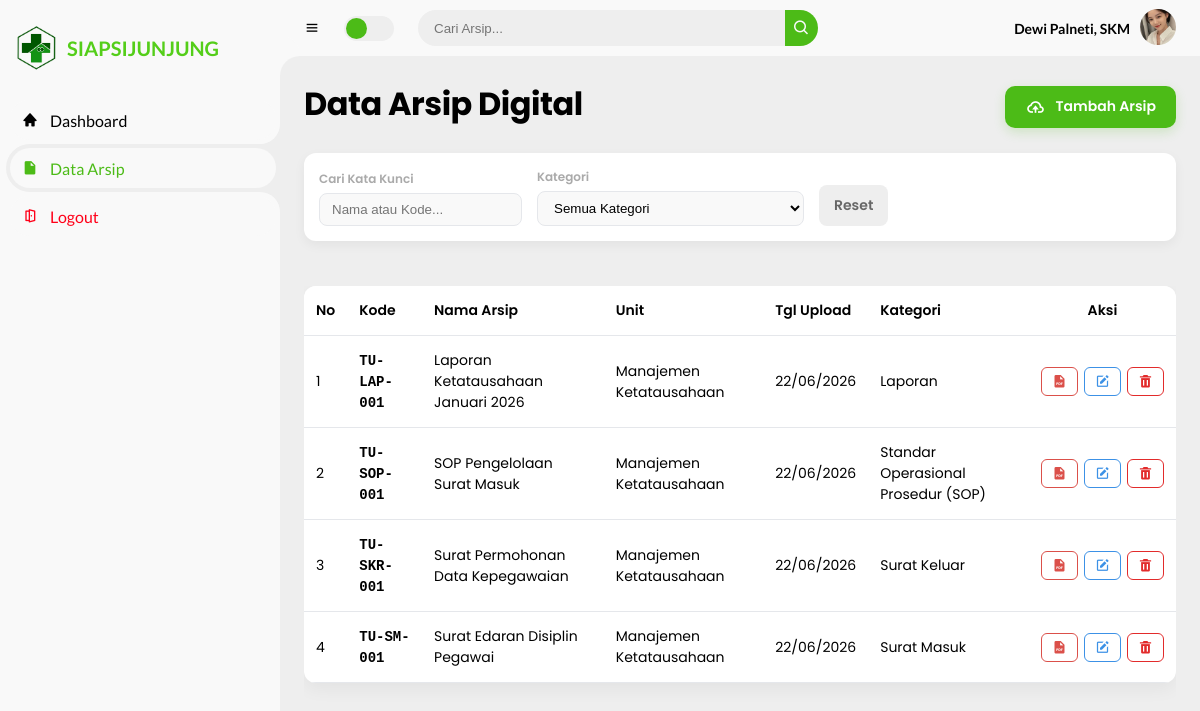
Screenshot of /pages/admin/data_arsip.php (signed in) with the database file from the repository.
### tables this page shows
CREATE TABLE `arsip` (
  `id_arsip` int(11) NOT NULL,
  `kode_arsip` varchar(50) NOT NULL,
  `nama_arsip` varchar(255) NOT NULL,
  `id_kategori` int(11) DEFAULT NULL,
  `id_unit` int(11) DEFAULT NULL,
  `file_arsip` varchar(255) NOT NULL,
  `deskripsi` text DEFAULT NULL,
  `created_at` timestamp NOT NULL DEFAULT current_timestamp()
);

CREATE TABLE `unit_kerja` (
  `id_unit` int(11) NOT NULL,
  `kode_unit` varchar(20) NOT NULL,
  `nama_unit` varchar(100) NOT NULL,
  `penanggung_jawab` varchar(100) NOT NULL,
  `created_at` timestamp NOT NULL DEFAULT current_timestamp()
);

CREATE TABLE `kategori` (
  `id_kategori` int(11) NOT NULL,
  `nama_kategori` varchar(50) NOT NULL,
  `created_at` timestamp NOT NULL DEFAULT current_timestamp()
);

### pages/admin/data_arsip.php (the view, shortened to what this page needs)
<?php
include "../../config/koneksi.php";
$role = $_SESSION['role'];
$id_unit_user = $_SESSION['id_unit'];
$keyword = isset($_GET['search']) ? mysqli_real_escape_string($koneksi, $_GET['search']) : '';
$query_base = "SELECT a.*, u.nama_unit, k.nama_kategori
               FROM arsip a
               LEFT JOIN unit_kerja u ON a.id_unit = u.id_unit
               LEFT JOIN kategori k ON a.id_kategori = k.id_kategori WHERE 1=1";
if ($role !== 'admin' && $role !== 'pimpinan') {
    $query_base .= " AND a.id_unit = '$id_unit_user'";
}
$query_arsip = mysqli_query($koneksi, $query_base . " ORDER BY a.created_at DESC");
?>
<!DOCTYPE html>
<html lang="id">
<head>
    <link rel="stylesheet" href="../../assets/boxicons-2.1.4/css/boxicons.min.css">
    <link rel="stylesheet" href="../../assets/css/style.css">
</head>
<body>
    <?php include '../partials/sidebar.php'; ?>
    <section id="content">
        <?php include '../partials/navbar.php'; ?>
        <main>
            <div class="head-title">
                <div class="left">
                    <h1>Data Arsip Digital</h1>
                </div>
                <?php if ($role !== 'pimpinan') : ?>
                    <a href="arsip_tambah.php" class="btn-add" style="text-decoration: none;"><i class='bx bx-cloud-upload'></i><span class="text">Tambah Arsip</span></a>
                <?php endif; ?>
            </div>
            <form action="" method="GET" class="filter-container" id="filterForm">
                <div class="filter-group">
                    <label>Cari Kata Kunci</label>
                    <input type="text" name="search" id="searchInput" placeholder="Nama atau Kode..." value="<?= htmlspecialchars($keyword); ?>" autocomplete="off">
                </div>
                <div class="filter-group">
                    <label>Kategori</label>
                    <select name="filter_kategori" onchange="this.form.submit()">
                        <option value="">Semua Kategori</option>
                    </select>
                </div>
                <a href="data_arsip.php" class="btn-cancel" style="padding: 10px 15px; text-decoration: none; border-radius: 8px;">Reset</a>
            </form>
            <div class="table-data">
                <div class="order">
                    <table>
                        <thead>
                            <tr>
                                <th>No</th>
                                <th>Kode</th>
                                <th>Nama Arsip</th>
                                <th>Unit</th>
                                <th>Tgl Upload</th>
                                <th>Kategori</th>
                                <th style="text-align: center;">Aksi</th>
                            </tr>
                        </thead>
                        <tbody>
                            <?php if (mysqli_num_rows($query_arsip) > 0) : ?>
                                <?php $no = 1;
                                while ($row = mysqli_fetch_assoc($query_arsip)) : ?>
                                    <tr>
                                        <td><?= $no++; ?></td>
                                        <td><span style="font-family: monospace; font-weight: bold;"><?= $row['kode_arsip']; ?></span></td>
                                        <td><?= htmlspecialchars($row['nama_arsip']); ?></td>
                                        <td><?= $row['nama_unit'] ?? 'GLOBAL'; ?></td>
                                        <td><?= date('d/m/Y', strtotime($row['created_at'])); ?></td>
                                        <td><span><?= $row['nama_kategori']; ?></span></td>
                                        <td style="text-align: center;">
                                            <div class="action-flex-group">
                                                <a href="arsip_view.php?id=<?= $row['id_arsip']; ?>" class="btn-action-view" title="Lihat">
                                                    <i class='bx bxs-file-pdf'></i>
                                                </a>
                                                <?php if ($role !== 'pimpinan') : ?>
                                                    <a href="arsip_edit.php?id=<?= $row['id_arsip']; ?>" class="btn-action-edit" title="Edit">
                                                        <i class='bx bxs-edit'></i>
                                                    </a>
                                                    <a href="arsip_hapus.php?id=<?= $row['id_arsip']; ?>" class="btn-action-delete" title="Hapus" onclick="return confirm('Yakin hapus arsip?')">
                                                        <i class='bx bxs-trash'></i>
                                                    </a>
                                                <?php endif; ?>
                                            </div>
                                        </td>
                                    </tr>
                                <?php endwhile; ?>
                            <?php endif; ?>
                        </tbody>
                    </table>
                </div>
            </div>
        </main>
    </section>
</body>
</html>

### pages/partials/sidebar.php (shortened to what this page needs)
<?php
$page = basename($_SERVER['PHP_SELF']);
$sidebar_class = (isset($_COOKIE['sidebar_status']) && $_COOKIE['sidebar_status'] == 'hide') ? 'hide' : '';
$role = $_SESSION['role'];
?>
<section id="sidebar" class="<?= $sidebar_class; ?>">
    <a href="#" class="brand">
        <img src="../../assets/img/logo_baktihusada.png" class="logo" alt="Logo">
        <span class="text">SIAPSIJUNJUNG</span>
    </a>
    <ul class="side-menu top">
        <li class="<?= ($page == 'dashboard.php') ? 'active' : '' ?>">
            <a href="dashboard.php">
                <i class='bx bxs-home'></i>
                <span class="text">Dashboard</span>
            </a>
        </li>
        <li class="<?= ($page == 'data_arsip.php') ? 'active' : '' ?>">
            <a href="data_arsip.php">
                <i class='bx bxs-file-blank'></i>
                <span class="text">Data Arsip</span>
            </a>
        </li>
    </ul>
    <ul class="side-menu">
        <li>
            <a href="../../logout.php" class="logout" onclick="return confirm('Apakah Anda yakin ingin keluar?')">
                <i class='bx bx-door-open'></i>
                <span class="text">Logout</span>
            </a>
        </li>
    </ul>
</section>

### pages/partials/navbar.php (shortened to what this page needs)
<nav>
    <i class='bx bx-menu'></i>
    <label for="switch-mode" class="switch-mode"></label>
    <form action="data_arsip.php" method="GET">
        <div class="form-input">
            <input type="search" name="search" placeholder="Cari Arsip..." required>
            <button type="submit" class="search-btn"><i class='bx bx-search'></i></button>
        </div>
    </form>
    <div class="profile-details" style="display: flex; align-items: center; gap: 10px;">
        <span style="font-size: 14px; font-weight: 600; color: var(--dark);"><?= $_SESSION['nama']; ?></span>
        <a href="profil.php" class="profile">
            <img src="<?= (!empty($_SESSION['foto'])) ? '../../assets/img/profiles/'.$_SESSION['foto'] : '../../assets/img/profiles/default.jpg' ?>">
        </a>
    </div>
</nav>

### pages/admin/data_arsip.php (style rules this page uses)
html, body { height: 100vh; overflow: hidden !important; }
#content main { height: calc(100vh - 56px); overflow: hidden; display: flex; flex-direction: column; padding: 24px; box-sizing: border-box; }
.head-title { flex-shrink: 0; margin-bottom: 20px !important; }
.filter-container { background: var(--white-card); padding: 15px; border-radius: 12px; margin-bottom: 20px; display: flex; gap: 15px; align-items: flex-end; flex-wrap: wrap; box-shadow: 0 4px 12px rgba(0, 0, 0, 0.05); flex-shrink: 0; }
.filter-group { display: flex; flex-direction: column; gap: 5px; }
.filter-group label { font-size: 12px; font-weight: 600; color: var(--dark-grey); }
.filter-group select, .filter-group input { padding: 8px 12px; border-radius: 8px; border: 1px solid var(--border-color); background: var(--light); color: var(--dark); outline: none; }
.table-data { display: flex; flex-direction: column; flex-grow: 1; min-height: 0; }
.table-data .order { flex-grow: 1; overflow-y: auto; min-height: 0; }
.table-data .order table th { position: sticky; top: 0; background: var(--white-card, #fff); z-index: 10; }
.action-flex-group { display: flex; justify-content: center; gap: 6px; }
.btn-action-view { background: transparent; color: #DB504A; border: 1.5px solid #DB504A; padding: 6px 10px; border-radius: 6px; display: inline-flex; align-items: center; text-decoration: none; font-size: 15px; transition: all 0.2s ease; }
.btn-action-edit { background: transparent; color: #3C91E6; border: 1.5px solid #3C91E6; padding: 6px 10px; border-radius: 6px; display: inline-flex; align-items: center; text-decoration: none; font-size: 15px; transition: all 0.2s ease; }
.btn-action-delete { background: transparent; color: #E22B2B; border: 1.5px solid #E22B2B; padding: 6px 10px; border-radius: 6px; display: inline-flex; align-items: center; text-decoration: none; font-size: 15px; transition: all 0.2s ease; }

### rows the page displays
arsip: kode_arsip "TU-LAP-001", nama_arsip "Laporan Ketatausahaan Januari 2026", id_unit.nama_unit "Manajemen Ketatausahaan", created_at "22/06/2026", id_kategori.nama_kategori "Laporan"
arsip: kode_arsip "TU-SOP-001", nama_arsip "SOP Pengelolaan Surat Masuk", id_unit.nama_unit "Manajemen Ketatausahaan", created_at "22/06/2026", id_kategori.nama_kategori "Standar Operasional Prosedur (SOP)"
arsip: kode_arsip "TU-SKR-001", nama_arsip "Surat Permohonan Data Kepegawaian", id_unit.nama_unit "Manajemen Ketatausahaan", created_at "22/06/2026", id_kategori.nama_kategori "Surat Keluar"
arsip: kode_arsip "TU-SM-001", nama_arsip "Surat Edaran Disiplin Pegawai", id_unit.nama_unit "Manajemen Ketatausahaan", created_at "22/06/2026", id_kategori.nama_kategori "Surat Masuk"

### other values shown
$_SESSION['nama'] "Dewi Palneti, SKM"
